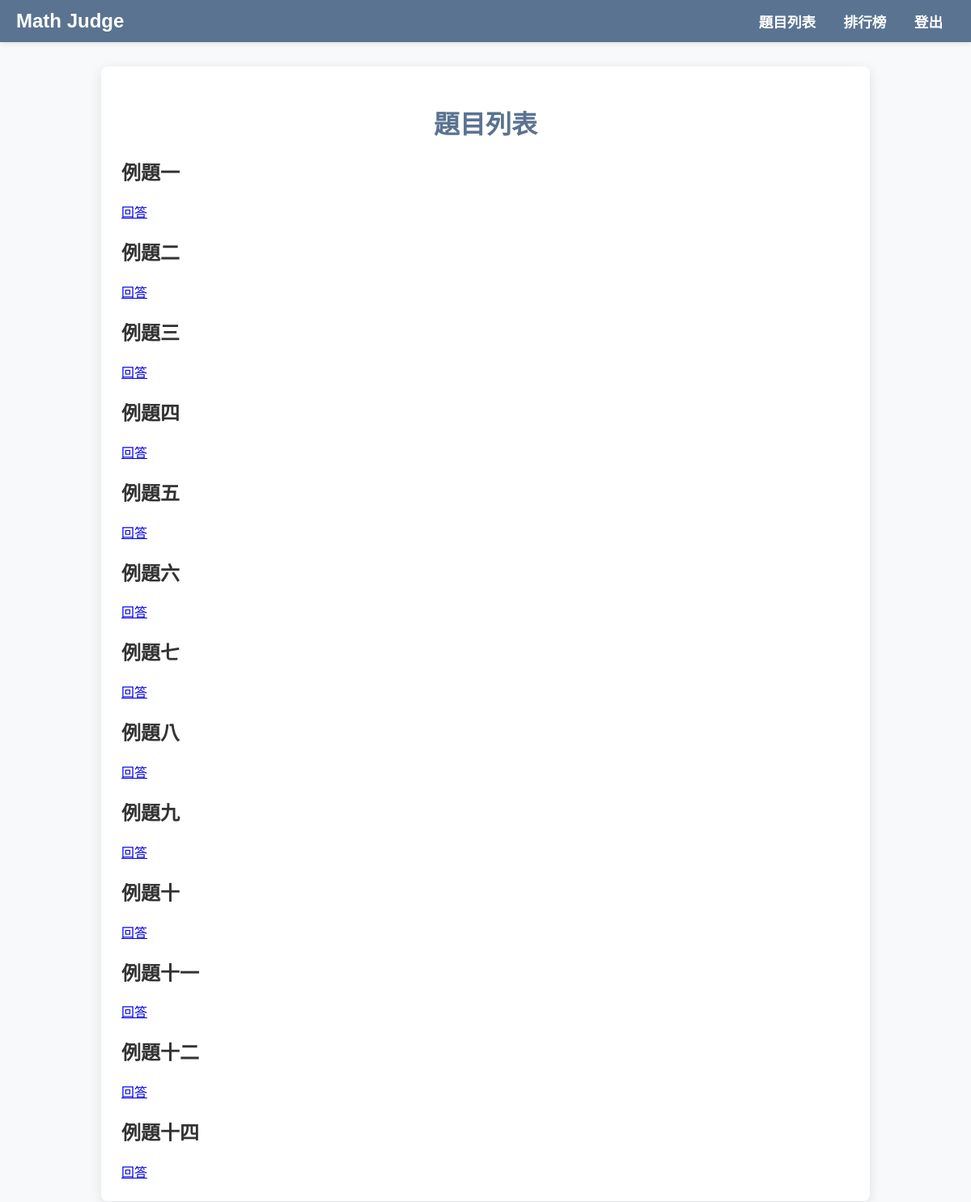
The page / (signed in) on the database its author committed.
### app.py (models this page shows)
class Question(db.Model):
    id = db.Column(db.Integer, primary_key=True)
    description = db.Column(db.String(500), nullable=False)
    answer = db.Column(db.String(100), nullable=False)

### app.py (the view)
@app.route('/')
def home():
    if 'username' not in session:
        return redirect(url_for('login'))
    questions = Question.query.all()
    return render_template('home.html', questions=questions)

### templates/home.html
{% extends "base.html" %}
{% block content %}
<h1>題目列表</h1>
{% for question in questions %}
    <div>
        <h2>{{ question.description }}</h2>
        <a href="/question/{{ question.id }}">回答</a>
    </div>
{% endfor %}
{% endblock %}

### templates/base.html (shortened to what this page needs)
<!DOCTYPE html>
<html lang="zh-Hant">
<head>
    <link rel="stylesheet" href="{{ url_for('static', filename='style.css') }}">
</head>
<body>
    <div class="navbar">
        <div class="logo">Math Judge</div>
        <div>
            <a href="/">題目列表</a>
            <a href="/ranking">排行榜</a>
            {% if session.get('username') %}
                <a href="/logout">登出</a>
            {% else %}
                <a href="/login">登入</a>
                <a href="/register">註冊</a>
            {% endif %}
        </div>
    </div>
    <div class="container">
        {% block content %}
        {% endblock %}
    </div>
</body>
</html>

### static/style.css (style rules this page uses)
body { font-family: 'Arial', sans-serif; margin: 0; padding: 0; background-color: #f8f9fa; color: #333; }
.navbar { background-color: #5a7391; padding: 12px 20px; display: flex; justify-content: space-between; align-items: center; color: white; box-shadow: 0 2px 5px rgba(0, 0, 0, 0.1); }
.navbar .logo { font-size: 1.5em; font-weight: bold; }
.navbar a { color: white; text-decoration: none; margin: 0 15px; font-weight: bold; font-size: 1.1em; }
.container { margin: 30px auto; max-width: 900px; background: white; padding: 25px; box-shadow: 0 4px 15px rgba(0, 0, 0, 0.1); border-radius: 8px; }
h1 { text-align: center; color: #5a7391; margin-bottom: 20px; font-size: 2em; }

### rows shown on the page
Question: description "例題一"
Question: description "例題二"
Question: description "例題三"
Question: description "例題四"
Question: description "例題五"
Question: description "例題六"
Question: description "例題七"
Question: description "例題八"
Question: description "例題九"
Question: description "例題十"
Question: description "例題十一"
Question: description "例題十二"
Question: description "例題十四"
